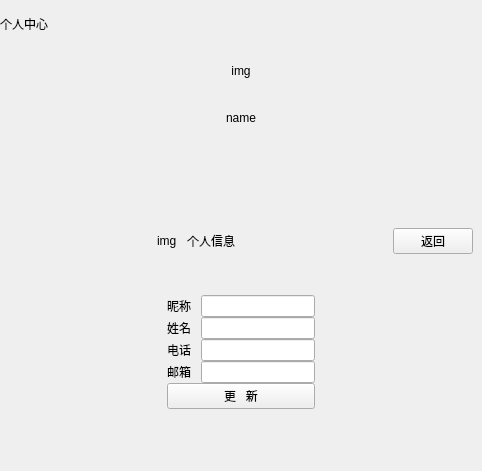
<?xml version="1.0" encoding="UTF-8"?>
<ui version="4.0">
 <class>ContactsCenter</class>
 <widget class="QWidget" name="ContactsCenter">
  <property name="geometry">
   <rect>
    <x>0</x>
    <y>0</y>
    <width>482</width>
    <height>471</height>
   </rect>
  </property>
  <property name="windowTitle">
   <string>Form</string>
  </property>
  <layout class="QVBoxLayout" name="verticalLayout">
   <property name="spacing">
    <number>0</number>
   </property>
   <property name="leftMargin">
    <number>0</number>
   </property>
   <property name="topMargin">
    <number>0</number>
   </property>
   <property name="rightMargin">
    <number>0</number>
   </property>
   <property name="bottomMargin">
    <number>0</number>
   </property>
   <item>
    <widget class="QWidget" name="widget" native="true">
     <layout class="QVBoxLayout" name="verticalLayout_3" stretch="4,6">
      <property name="spacing">
       <number>0</number>
      </property>
      <property name="leftMargin">
       <number>0</number>
      </property>
      <property name="topMargin">
       <number>0</number>
      </property>
      <property name="rightMargin">
       <number>0</number>
      </property>
      <property name="bottomMargin">
       <number>0</number>
      </property>
      <item>
       <layout class="QVBoxLayout" name="verticalLayout_2">
        <item>
         <widget class="QLabel" name="lb_pc">
          <property name="text">
           <string>个人中心</string>
          </property>
         </widget>
        </item>
        <item>
         <widget class="QLabel" name="lb_headImg">
          <property name="text">
           <string>img</string>
          </property>
          <property name="alignment">
           <set>Qt::AlignCenter</set>
          </property>
         </widget>
        </item>
        <item>
         <widget class="QLabel" name="lb_name">
          <property name="text">
           <string>name</string>
          </property>
          <property name="alignment">
           <set>Qt::AlignCenter</set>
          </property>
         </widget>
        </item>
        <item>
         <widget class="QLabel" name="lb_tip">
          <property name="text">
           <string/>
          </property>
          <property name="alignment">
           <set>Qt::AlignCenter</set>
          </property>
         </widget>
        </item>
       </layout>
      </item>
      <item>
       <widget class="QStackedWidget" name="personStackedWidget">
        <property name="currentIndex">
         <number>1</number>
        </property>
        <widget class="QWidget" name="page_0">
         <layout class="QGridLayout" name="gridLayout">
          <item row="1" column="0">
           <layout class="QHBoxLayout" name="horizontalLayout">
            <property name="spacing">
             <number>30</number>
            </property>
            <property name="leftMargin">
             <number>0</number>
            </property>
            <property name="bottomMargin">
             <number>0</number>
            </property>
            <item>
             <spacer name="horizontalSpacer">
              <property name="orientation">
               <enum>Qt::Horizontal</enum>
              </property>
              <property name="sizeHint" stdset="0">
               <size>
                <width>40</width>
                <height>20</height>
               </size>
              </property>
             </spacer>
            </item>
            <item>
             <layout class="QVBoxLayout" name="verticalLayout_4">
              <item>
               <widget class="QPushButton" name="btn_info">
                <property name="text">
                 <string/>
                </property>
               </widget>
              </item>
              <item>
               <widget class="QLabel" name="label">
                <property name="text">
                 <string>个人信息</string>
                </property>
                <property name="alignment">
                 <set>Qt::AlignCenter</set>
                </property>
               </widget>
              </item>
             </layout>
            </item>
            <item>
             <layout class="QVBoxLayout" name="verticalLayout_5">
              <item>
               <widget class="QPushButton" name="btn_email">
                <property name="text">
                 <string/>
                </property>
               </widget>
              </item>
              <item>
               <widget class="QLabel" name="label_2">
                <property name="text">
                 <string>邮件管理</string>
                </property>
                <property name="alignment">
                 <set>Qt::AlignCenter</set>
                </property>
               </widget>
              </item>
             </layout>
            </item>
            <item>
             <layout class="QVBoxLayout" name="verticalLayout_6">
              <item>
               <widget class="QPushButton" name="btn_pwd">
                <property name="text">
                 <string/>
                </property>
               </widget>
              </item>
              <item>
               <widget class="QLabel" name="label_3">
                <property name="text">
                 <string>密码设置</string>
                </property>
                <property name="alignment">
                 <set>Qt::AlignCenter</set>
                </property>
               </widget>
              </item>
             </layout>
            </item>
            <item>
             <spacer name="horizontalSpacer_2">
              <property name="orientation">
               <enum>Qt::Horizontal</enum>
              </property>
              <property name="sizeHint" stdset="0">
               <size>
                <width>40</width>
                <height>20</height>
               </size>
              </property>
             </spacer>
            </item>
           </layout>
          </item>
          <item row="2" column="0">
           <spacer name="verticalSpacer">
            <property name="orientation">
             <enum>Qt::Vertical</enum>
            </property>
            <property name="sizeHint" stdset="0">
             <size>
              <width>20</width>
              <height>40</height>
             </size>
            </property>
           </spacer>
          </item>
          <item row="0" column="0">
           <spacer name="verticalSpacer_2">
            <property name="orientation">
             <enum>Qt::Vertical</enum>
            </property>
            <property name="sizeHint" stdset="0">
             <size>
              <width>20</width>
              <height>40</height>
             </size>
            </property>
           </spacer>
          </item>
         </layout>
        </widget>
        <widget class="QWidget" name="page_2">
         <layout class="QVBoxLayout" name="verticalLayout_12" stretch="2,8">
          <property name="spacing">
           <number>10</number>
          </property>
          <property name="bottomMargin">
           <number>30</number>
          </property>
          <item>
           <layout class="QHBoxLayout" name="horizontalLayout_9">
            <item>
             <spacer name="horizontalSpacer_7">
              <property name="orientation">
               <enum>Qt::Horizontal</enum>
              </property>
              <property name="sizeHint" stdset="0">
               <size>
                <width>40</width>
                <height>20</height>
               </size>
              </property>
             </spacer>
            </item>
            <item>
             <layout class="QHBoxLayout" name="horizontalLayout_10">
              <item>
               <widget class="QLabel" name="img">
                <property name="text">
                 <string>img</string>
                </property>
               </widget>
              </item>
              <item>
               <widget class="QLabel" name="label_11">
                <property name="text">
                 <string>个人信息</string>
                </property>
               </widget>
              </item>
             </layout>
            </item>
            <item>
             <spacer name="horizontalSpacer_8">
              <property name="orientation">
               <enum>Qt::Horizontal</enum>
              </property>
              <property name="sizeHint" stdset="0">
               <size>
                <width>40</width>
                <height>20</height>
               </size>
              </property>
             </spacer>
            </item>
            <item>
             <widget class="QPushButton" name="btn_return_2">
              <property name="text">
               <string>返回</string>
              </property>
             </widget>
            </item>
           </layout>
          </item>
          <item>
           <layout class="QHBoxLayout" name="horizontalLayout_11">
            <property name="spacing">
             <number>0</number>
            </property>
            <property name="leftMargin">
             <number>9</number>
            </property>
            <property name="rightMargin">
             <number>9</number>
            </property>
            <item>
             <spacer name="horizontalSpacer_9">
              <property name="orientation">
               <enum>Qt::Horizontal</enum>
              </property>
              <property name="sizeHint" stdset="0">
               <size>
                <width>40</width>
                <height>20</height>
               </size>
              </property>
             </spacer>
            </item>
            <item>
             <layout class="QVBoxLayout" name="verticalLayout_9">
              <item>
               <layout class="QHBoxLayout" name="horizontalLayout_12">
                <property name="spacing">
                 <number>10</number>
                </property>
                <item>
                 <widget class="QLabel" name="label_12">
                  <property name="text">
                   <string>昵称</string>
                  </property>
                 </widget>
                </item>
                <item>
                 <widget class="QLineEdit" name="lineEdit_5"/>
                </item>
               </layout>
              </item>
              <item>
               <layout class="QHBoxLayout" name="horizontalLayout_13">
                <property name="spacing">
                 <number>10</number>
                </property>
                <item>
                 <widget class="QLabel" name="label_13">
                  <property name="text">
                   <string>姓名</string>
                  </property>
                 </widget>
                </item>
                <item>
                 <widget class="QLineEdit" name="lineEdit_6"/>
                </item>
               </layout>
              </item>
              <item>
               <layout class="QHBoxLayout" name="horizontalLayout_14">
                <property name="spacing">
                 <number>10</number>
                </property>
                <item>
                 <widget class="QLabel" name="label_14">
                  <property name="text">
                   <string>电话</string>
                  </property>
                 </widget>
                </item>
                <item>
                 <widget class="QLineEdit" name="lineEdit_7"/>
                </item>
               </layout>
              </item>
              <item>
               <layout class="QHBoxLayout" name="horizontalLayout_15">
                <property name="spacing">
                 <number>10</number>
                </property>
                <item>
                 <widget class="QLabel" name="label_15">
                  <property name="text">
                   <string>邮箱</string>
                  </property>
                 </widget>
                </item>
                <item>
                 <widget class="QLineEdit" name="lineEdit_8"/>
                </item>
               </layout>
              </item>
              <item>
               <widget class="QPushButton" name="pushButton_4">
                <property name="text">
                 <string>更   新</string>
                </property>
               </widget>
              </item>
             </layout>
            </item>
            <item>
             <spacer name="horizontalSpacer_10">
              <property name="orientation">
               <enum>Qt::Horizontal</enum>
              </property>
              <property name="sizeHint" stdset="0">
               <size>
                <width>40</width>
                <height>20</height>
               </size>
              </property>
             </spacer>
            </item>
           </layout>
          </item>
         </layout>
        </widget>
        <widget class="QWidget" name="page_3">
         <layout class="QVBoxLayout" name="verticalLayout_11" stretch="2,8">
          <property name="spacing">
           <number>10</number>
          </property>
          <property name="bottomMargin">
           <number>30</number>
          </property>
          <item>
           <layout class="QHBoxLayout" name="horizontalLayout_16">
            <item>
             <spacer name="horizontalSpacer_11">
              <property name="orientation">
               <enum>Qt::Horizontal</enum>
              </property>
              <property name="sizeHint" stdset="0">
               <size>
                <width>40</width>
                <height>20</height>
               </size>
              </property>
             </spacer>
            </item>
            <item>
             <layout class="QHBoxLayout" name="horizontalLayout_17">
              <item>
               <widget class="QLabel" name="lb_pwd_img">
                <property name="text">
                 <string>TextLabel</string>
                </property>
               </widget>
              </item>
              <item>
               <widget class="QLabel" name="label_17">
                <property name="text">
                 <string>密码设置</string>
                </property>
               </widget>
              </item>
             </layout>
            </item>
            <item>
             <spacer name="horizontalSpacer_12">
              <property name="orientation">
               <enum>Qt::Horizontal</enum>
              </property>
              <property name="sizeHint" stdset="0">
               <size>
                <width>40</width>
                <height>20</height>
               </size>
              </property>
             </spacer>
            </item>
            <item>
             <widget class="QPushButton" name="btn_return_1">
              <property name="text">
               <string>返回</string>
              </property>
             </widget>
            </item>
           </layout>
          </item>
          <item>
           <layout class="QHBoxLayout" name="horizontalLayout_18">
            <property name="spacing">
             <number>0</number>
            </property>
            <property name="leftMargin">
             <number>9</number>
            </property>
            <property name="rightMargin">
             <number>9</number>
            </property>
            <item>
             <spacer name="horizontalSpacer_13">
              <property name="orientation">
               <enum>Qt::Horizontal</enum>
              </property>
              <property name="sizeHint" stdset="0">
               <size>
                <width>40</width>
                <height>20</height>
               </size>
              </property>
             </spacer>
            </item>
            <item>
             <layout class="QVBoxLayout" name="verticalLayout_10">
              <item>
               <layout class="QHBoxLayout" name="horizontalLayout_19">
                <item>
                 <widget class="QLabel" name="label_18">
                  <property name="text">
                   <string>原密码</string>
                  </property>
                 </widget>
                </item>
                <item>
                 <widget class="QLineEdit" name="lineEdit_9"/>
                </item>
               </layout>
              </item>
              <item>
               <layout class="QHBoxLayout" name="horizontalLayout_20">
                <item>
                 <widget class="QLabel" name="label_19">
                  <property name="text">
                   <string>新密码</string>
                  </property>
                 </widget>
                </item>
                <item>
                 <widget class="QLineEdit" name="lineEdit_10"/>
                </item>
               </layout>
              </item>
              <item>
               <layout class="QHBoxLayout" name="horizontalLayout_21">
                <item>
                 <widget class="QLabel" name="label_20">
                  <property name="text">
                   <string>确认密码</string>
                  </property>
                 </widget>
                </item>
                <item>
                 <widget class="QLineEdit" name="lineEdit_11"/>
                </item>
               </layout>
              </item>
              <item>
               <widget class="QPushButton" name="pushButton_6">
                <property name="text">
                 <string>更   新</string>
                </property>
               </widget>
              </item>
             </layout>
            </item>
            <item>
             <spacer name="horizontalSpacer_14">
              <property name="orientation">
               <enum>Qt::Horizontal</enum>
              </property>
              <property name="sizeHint" stdset="0">
               <size>
                <width>40</width>
                <height>20</height>
               </size>
              </property>
             </spacer>
            </item>
           </layout>
          </item>
         </layout>
        </widget>
       </widget>
      </item>
     </layout>
    </widget>
   </item>
  </layout>
 </widget>
 <resources/>
 <connections/>
</ui>
